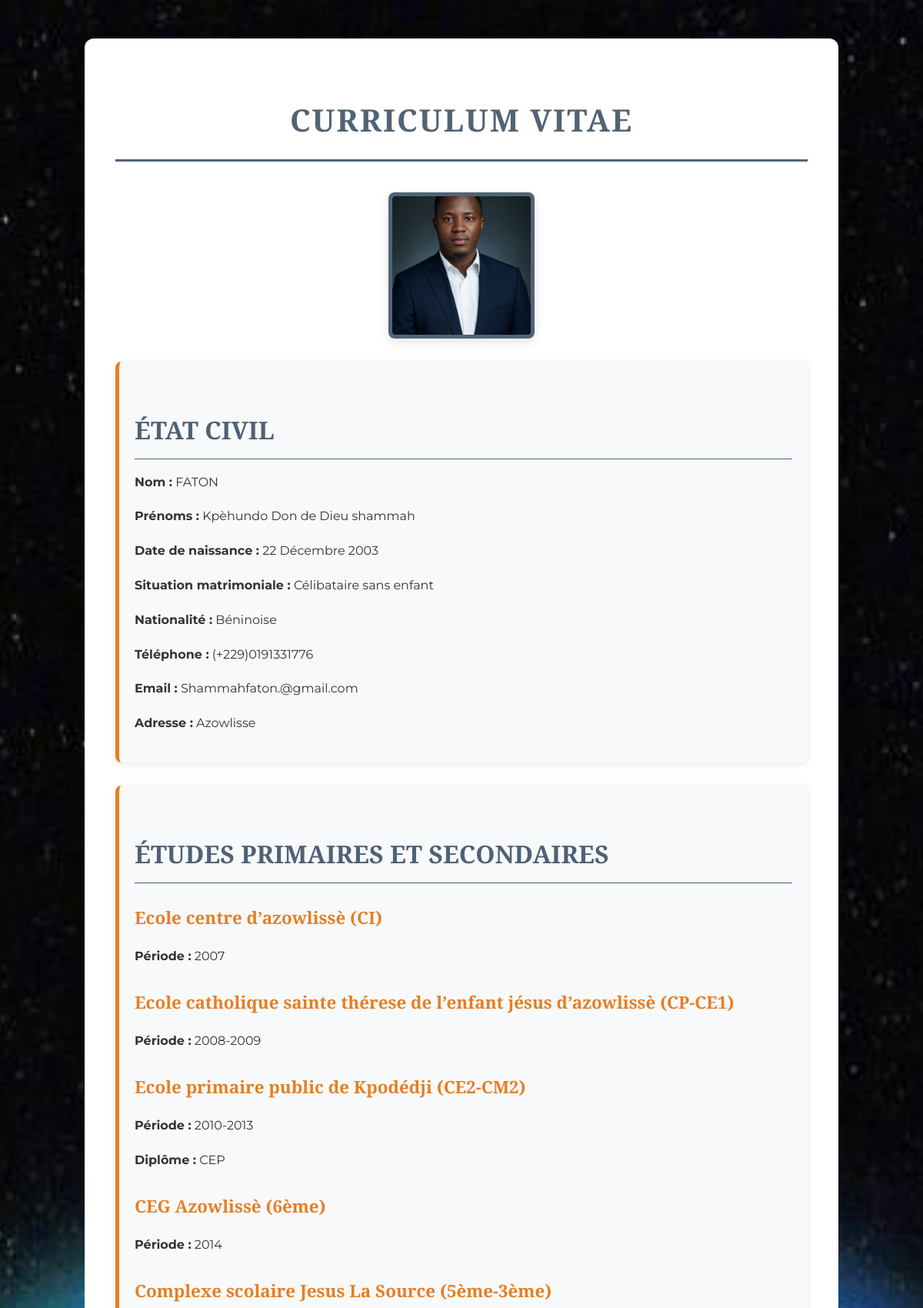
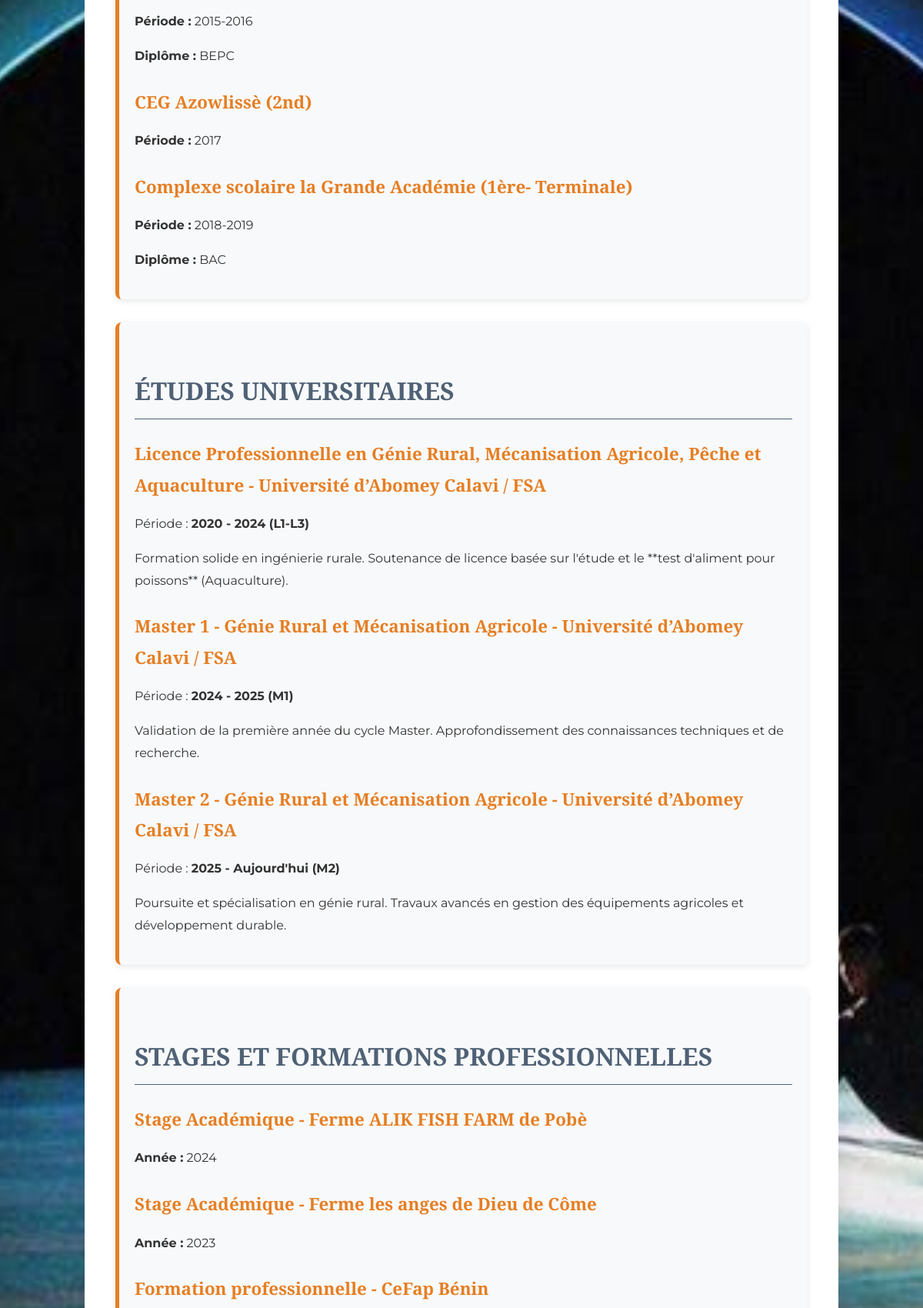
The page / (upper part) on the database its author committed (2 pictures, top to bottom).
### app.py (models this page shows)
class Education(db.Model):
    id = db.Column(db.Integer, primary_key=True)
    periode = db.Column(db.String(80), nullable=False)
    etablissement = db.Column(db.String(120), nullable=False)
    niveau = db.Column(db.String(80), nullable=False)
    diplome = db.Column(db.String(80), nullable=True)

class Experience(db.Model):
    id = db.Column(db.Integer, primary_key=True)
    poste = db.Column(db.String(120), nullable=False)
    entreprise = db.Column(db.String(120), nullable=False)
    periode = db.Column(db.String(80), nullable=False)
    description = db.Column(db.Text, nullable=False)

class Stage(db.Model):
    id = db.Column(db.Integer, primary_key=True)
    annee = db.Column(db.String(80), nullable=False)
    centre = db.Column(db.String(120), nullable=False)
    cadre = db.Column(db.String(120), nullable=False)
    diplome = db.Column(db.String(120), nullable=True)

### app.py (the view)
@app.route('/')
def home():
    experiences = Experience.query.order_by(asc(Experience.periode)).all()
    educations = Education.query.order_by(asc(Education.periode)).all()
    stages = Stage.query.order_by(desc(Stage.annee)).all()
    competences = Competence.query.all()
    return render_template(
        'index.html',
        experiences=experiences,
        competences=competences,
        educations=educations,
        stages=stages
    )

### templates/index.html (shortened to what this page needs)
<!DOCTYPE html>
<html>
<head>
    <link rel="stylesheet" href="{{ url_for('static', filename='css/style.css') }}">
</head>
<body>
    <div class="cv-container">
        <h1>CURRICULUM VITAE</h1>
        <img src="{{ url_for('static', filename='img/moi.jpg') }}" alt="Ma photo" class="profile-img" id="myImg">
        <div class="section">
            <h2>ÉTAT CIVIL</h2>
            <p><strong>Nom :</strong> FATON</p>
            <p><strong>Prénoms :</strong> Kpèhundo Don de Dieu shammah</p>
            <p><strong>Date de naissance :</strong> 22 Décembre 2003</p>
            <p><strong>Situation matrimoniale :</strong> Célibataire sans enfant</p>
            <p><strong>Nationalité :</strong> Béninoise</p>
            <p><strong>Téléphone :</strong> (+229)0191331776</p>
            <p><strong>Email :</strong> Shammahfaton.@gmail.com</p>
            <p><strong>Adresse :</strong> Azowlisse</p>
        </div>
        <div class="section">
            <h2>ÉTUDES PRIMAIRES ET SECONDAIRES</h2>
            {% for edu in educations %}
            <div>
                <h3>{{ edu.etablissement }} ({{ edu.niveau }})</h3>
                <p><strong>Période :</strong> {{ edu.periode }}</p>
                {% if edu.diplome %}
                    <p><strong>Diplôme :</strong> {{ edu.diplome }}</p>
                {% endif %}
            </div>
            {% endfor %}
        </div>
        <div class="section">
            <h2>ÉTUDES UNIVERSITAIRES</h2>
            {% for exp in experiences %}
            <div>
                <h3>{{ exp.poste }} - {{ exp.entreprise }}</h3>
                <p>Période : <strong>{{ exp.periode }}</strong></p>
                <p>{{ exp.description }}</p>
            </div>
            {% endfor %}
        </div>
        <div class="section">
            <h2>STAGES ET FORMATIONS PROFESSIONNELLES</h2>
            {% for stage in stages %}
            <div>
                <h3>{{ stage.cadre }} - {{ stage.centre }}</h3>
                <p><strong>Année :</strong> {{ stage.annee }}</p>
            </div>
            {% endfor %}
        </div>
</body>
</html>

### static/css/style.css (style rules this page uses)
:root { --primary-color: #09223db4; --secondary-color: #f0f2f573; --text-color: #333; --heading-color: #3804049c; --accent-color: #e67e22; --shadow-light: rgba(0, 0, 0, 0.1); }
body { font-family: 'Montserrat', sans-serif; line-height: 1.8; margin: 0; background-image: url('../img/fond.jpg'); background-size: cover; background-position: center; background-color: var(--secondary-color); color: var(--text-color); display: flex; justify-content: center; align-items: flex-start; min-height: 100vh; padding: 30px 0; box-sizing: border-box; }
.cv-container { background-color: white; padding: 40px; border-radius: 12px; box-shadow: 0 10px 30px var(--shadow-light); max-width: 900px; width: 100%; margin: 20px; }
h1, h2, h3 { font-family: 'Playfair Display', serif; color: var(--heading-color); margin-top: 30px; margin-bottom: 15px; }
h1 { font-size: 2.5em; text-align: center; color: var(--primary-color); text-transform: uppercase; letter-spacing: 2px; border-bottom: 3px solid var(--primary-color); padding-bottom: 15px; margin-bottom: 40px; }
h2 { font-size: 2em; color: var(--primary-color); border-bottom: 1px solid var(--primary-color); padding-bottom: 8px; margin-top: 40px; }
h3 { font-size: 1.4em; color: var(--accent-color); margin-top: 25px; }
.section { margin-bottom: 30px; padding: 20px; background-color: var(--secondary-color); border-left: 5px solid var(--accent-color); border-radius: 8px; box-shadow: 0 2px 8px var(--shadow-light); }
.profile-img { display: block; margin: 20px auto 30px auto; border-radius: 8px; border: 5px solid var(--primary-color); box-shadow: 0 5px 15px var(--shadow-light); width: 180px; height: 180px; object-fit: cover; cursor: pointer; transition: transform 0.2s ease-in-out; }

### rows shown on the page
Education: etablissement "Ecole centre d’azowlissè", niveau "CI", periode "2007"
Education: etablissement "Ecole catholique sainte thérese de l’enfant jésus d’azowlissè", niveau "CP-CE1", periode "2008-2009"
Education: etablissement "Ecole primaire public de Kpodédji", niveau "CE2-CM2", periode "2010-2013", diplome "CEP"
Education: etablissement "CEG Azowlissè", niveau "6ème", periode "2014"
Education: etablissement "Complexe scolaire Jesus La Source", niveau "5ème-3ème", periode "2015-2016", diplome "BEPC"
Education: etablissement "CEG Azowlissè", niveau "2nd", periode "2017"
Education: etablissement "Complexe scolaire la Grande Académie", niveau "1ère- Terminale", periode "2018-2019", diplome "BAC"
Experience: poste "Licence Professionnelle en Génie Rural, Mécanisation Agricole, Pêche et Aquaculture", entreprise "Université d’Abomey Calavi / FSA", periode "2020 - 2024 (L1-L3)", description "Formation solide en ingénierie rurale. Soutenance de licence basée sur l'étude et le **test d'aliment pour poissons** (Aquaculture)."
Experience: poste "Master 1 - Génie Rural et Mécanisation Agricole", entreprise "Université d’Abomey Calavi / FSA", periode "2024 - 2025 (M1)", description "Validation de la première année du cycle Master. Approfondissement des connaissances techniques et de recherche."
Experience: poste "Master 2 - Génie Rural et Mécanisation Agricole", entreprise "Université d’Abomey Calavi / FSA", periode "2025 - Aujourd'hui (M2)", description "Poursuite et spécialisation en génie rural. Travaux avancés en gestion des équipements agricoles et développement durable."
Stage: cadre "Stage Académique", centre "Ferme ALIK FISH FARM de Pobè", annee "2024"
Stage: cadre "Stage Académique", centre "Ferme les anges de Dieu de Côme", annee "2023"
Stage: cadre "Formation professionnelle", centre "CeFap Bénin"
